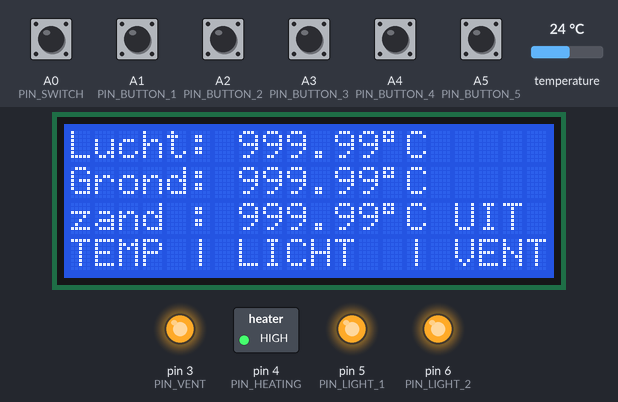
The sketch below on a simulated Arduino Uno, built with avr-gcc and run on an emulated ATmega328P. Shown: 20×4 character LCD, switched loads named in the sketch (green lamp = pin HIGH), output pins drawn as LEDs (lit = HIGH). The inputs (shaded band) are chosen by the test bench; at power-on: A0 (PIN_SWITCH), A1 (PIN_BUTTON_1), A2 (PIN_BUTTON_2), A3 (PIN_BUTTON_3), A4 (PIN_BUTTON_4), A5 (PIN_BUTTON_5) HIGH, temperature 24 °C. EEPROM starts erased.

Above: at 1.3 s.
1.4 s: A0 (PIN_SWITCH) pulled LOW for 1 s
At 2.8 s:
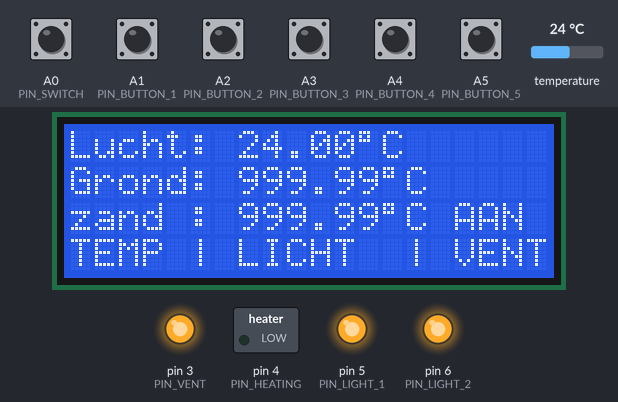
4.5 s: A1 (PIN_BUTTON_1) pulled LOW for 0.15 s
At 5.3 s:
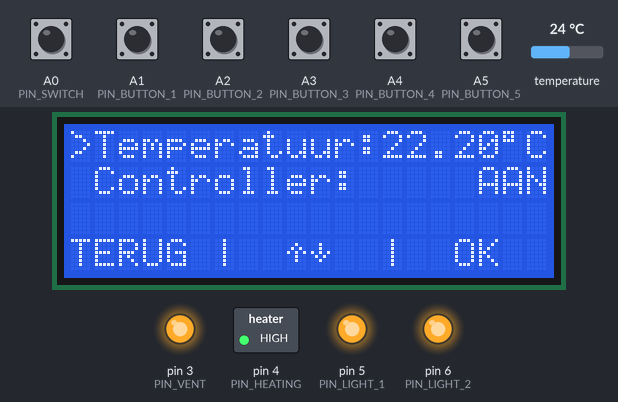
6.1 s: A2 (PIN_BUTTON_2) pulled LOW for 0.15 s
At 6.6 s:
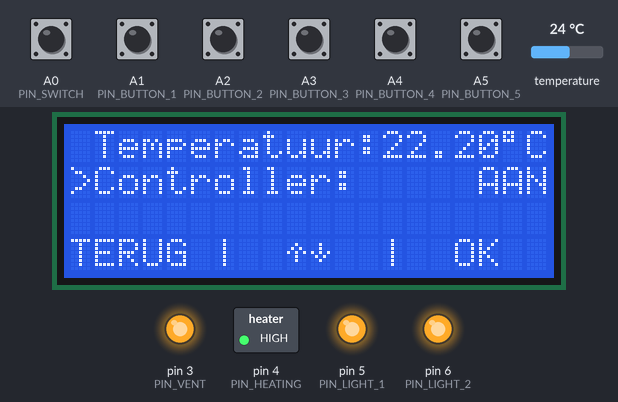
7.7 s: A4 (PIN_BUTTON_4) pulled LOW for 0.15 s
At 8.9 s:
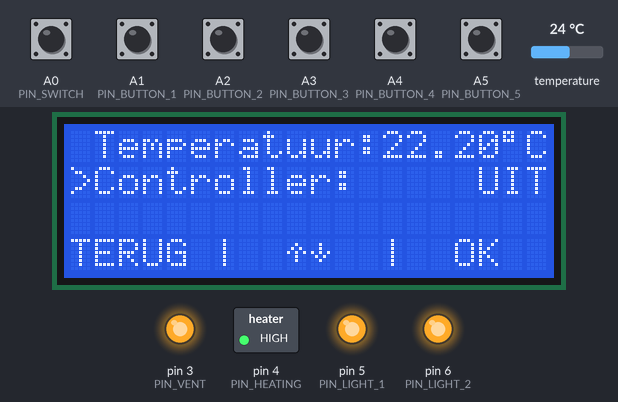
9.3 s: A2 (PIN_BUTTON_2) pulled LOW for 1 s
At 9.58 s:
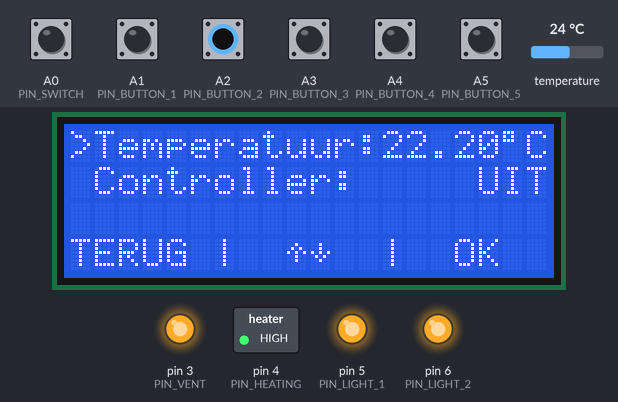
11.8 s: A3 (PIN_BUTTON_3) pulled LOW for 0.15 s
At 12.2 s:
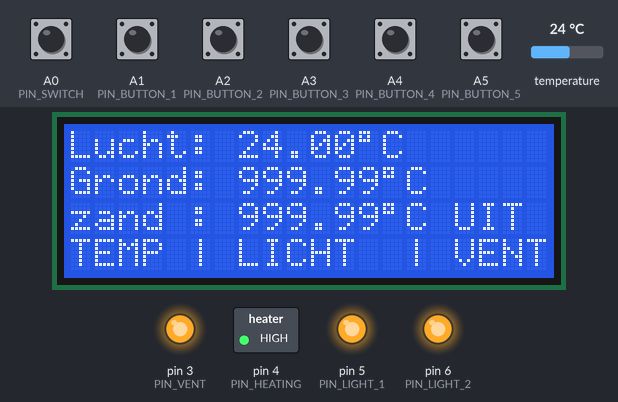
Timing chart, 0 to 14.4 s (numbered marks = the images above; inputs shaded):
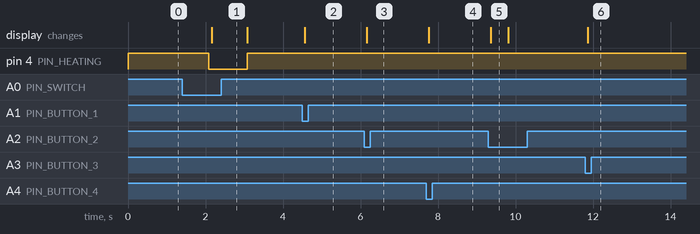

The sketch:

resurrection.ino
```cpp
#include <LiquidCrystal.h>
#include <OneWire.h>

#include "menu.h"
#include "onewirebus.h"

#define PIN_LIGHT_1    5
#define PIN_LIGHT_2    6
#define PIN_VENT       3

#define PIN_ONE_WIRE  7

LiquidCrystal lcd  (13, 12, 8, 9, 10, 11);
OneWireBus bus     (PIN_ONE_WIRE);
Menu   menu        (&lcd, &bus);

void setup(void) {
  // start serial port
//  Serial.begin(9600);

  pinMode (PIN_LIGHT_1, OUTPUT);
  pinMode (PIN_LIGHT_2, OUTPUT);
  pinMode (PIN_VENT, OUTPUT);

  digitalWrite (PIN_LIGHT_1, HIGH);
  digitalWrite (PIN_LIGHT_2, HIGH);
  digitalWrite (PIN_VENT, HIGH);

  // Scan all devices on the one wire interface
  bus.scan ();
}

void loop(void) {
  bus.tick();
  menu.tick();
}
```

button.cpp
```cpp
#include <Arduino.h>

#include "button.h"

Button::Button (int pin) {
  this->pin = pin;

  this->last_state = 1;
  this->state = 1;
  this->debounce = 0;

  pinMode (pin, INPUT);
  digitalWrite (pin, HIGH);
}

ButtonPress
Button::tick () {
  int dr = digitalRead (pin);
  if (dr != this->last_state) {
    debounce = millis ();
  } else {
    if (millis () - debounce > BUTTON_DEBOUNCE_DELAY) {
      if (state != dr) {
        state = dr;

        if (dr == LOW) {
          return BUTTON_PRESS_SINGLE;
        }
      } else {
        if (dr == LOW) {
          if (millis () - debounce > BUTTON_LONG_PRESS) {
            debounce = millis();
            return BUTTON_PRESS_LONG;
          }
        }
      }
    }
  }

  last_state = dr;
  return BUTTON_PRESS_NONE;
}

Switch::Switch (int pin) {
  this->pin = pin;

  pinMode (pin, INPUT);
  digitalWrite (pin, HIGH);
}

int
Switch::get_status () {
  return digitalRead (pin);
}
```

button.h
```cpp
#ifndef __BUTTON_H_
#define __BUTTON_H_

#define BUTTON_DEBOUNCE_DELAY    50
#define BUTTON_LONG_PRESS        500

enum ButtonType {
  BUTTON_1,
  BUTTON_2,
  BUTTON_3,
  BUTTON_UP,
  BUTTON_DOWN,
};

enum ButtonPress {
  BUTTON_PRESS_NONE,
  BUTTON_PRESS_SINGLE,
  BUTTON_PRESS_LONG
};

class Button {
  private:
    int last_state;
    int state;
    unsigned long debounce;

    int pin;

  public:
    Button (int pin);

    ButtonPress tick();
};

class Switch {
  private:
    int pin;

  public:
    Switch (int pin);
    int get_status ();
};

#endif
```

menu.cpp
```cpp
#include "menu.h"

#include "overview.h"

Menu::Menu (LiquidCrystal *lcd, OneWireBus *bus):
  heating (PIN_HEATING),
  all_off (A0),
  button_1 (A1),
  button_2 (A2),
  button_3 (A3),
  button_up (A5),
  button_down (A4)
{
  this->lcd = lcd;
  this->bus = bus;
  this->state = MENU_STATE_STARTUP;
  this->time = 0;

  eeprom_read_block ((void *)&this->set_temp, (const void*) ADDR_TEMP_SET, sizeof (double));
  if (isnan (this->set_temp)) this->set_temp = DEFAULT_TEMP_SET;
  eeprom_read_block ((void *)&this->temp_controller_active, (const void*) ADDR_TEMP_ACTIVE, sizeof (int));

  // Initialize Display
  view = new Overview (this);
  init_lcd ();
}

void
Menu::init_lcd () {
  lcd->begin (20, 4);
  view->get_last_view ()->redraw ();
}

void
Menu::check_heating () {
  double temp;

  if (!temp_controller_active || all_off.get_status ()) {
    if (heating.get_status()) {
      if (heating.set_status (false)) {
        goto beach;
      }
    }
    return;
  }

  temp = bus->getTempSensor(TEMP_PROBE_SET)->getCelsius();
  if (heating.get_status() && temp > (set_temp + TEMP_VARIANCE)) {
    if (heating.set_status (false)) goto beach;
  }

  if (!heating.get_status() && temp < (set_temp - TEMP_VARIANCE)) {
    if (heating.set_status (true)) goto beach;
  }

  return;

beach:
  init_lcd ();
}

void
Menu::tick () {
  View *next;
  next = view->get_last_view (); // TODO cache?

  next->button_click (BUTTON_1, button_1.tick ());
  next->button_click (BUTTON_2, button_2.tick ());
  next->button_click (BUTTON_3, button_3.tick ());
  next->button_click (BUTTON_UP, button_up.tick ());
  next->button_click (BUTTON_DOWN, button_down.tick ());

  if (next->status == VIEW_STATUS_HIDE) {
    View *parent = view->get_parent (next);
    delete next;
    parent->next = 0x00;
    next = parent;
    next->redraw();
  }

  if (millis () - time < 1000) return;
  time = millis();

  check_heating();
  next->update();
}

double
Menu::get_temp (int id) {
  TempSensor *sensor = bus->getTempSensor (id);
  if (sensor) return sensor->getCelsius();
  return WRONG_TEMPERATURE;
}

void
Menu::set_temp_set (double new_temp_set) {
  if (new_temp_set != set_temp) {
    set_temp = new_temp_set;
    eeprom_write_block ((void *)&this->set_temp, (void*) ADDR_TEMP_SET, sizeof (double));
  }
}

void
Menu::set_temp_controller_active (int new_active) {
  if (temp_controller_active != new_active) {
    temp_controller_active = new_active;
    eeprom_write_block ((void *)&this->temp_controller_active, (void*) ADDR_TEMP_ACTIVE, sizeof (int));
  }
}
```

menu.h
```cpp
#ifndef __MENU_H__
#define __MENU_H__

#include <LiquidCrystal.h>
#include <avr/eeprom.h>

#include "onewirebus.h"
#include "output.h"
#include "button.h"
#include "view.h"

// Output Pins
#define PIN_HEATING    4
#define PIN_LIGHT_1    5
#define PIN_LIGHT_2    6
#define PIN_VENT       3

// Input Pins
#define PIN_SWITCH    A0
#define PIN_BUTTON_1  A1
#define PIN_BUTTON_2  A2
#define PIN_BUTTON_3  A3
#define PIN_BUTTON_4  A4
#define PIN_BUTTON_5  A5

// Temperature control
#define DEBOUNCE_DELAY    50
#define DEFAULT_TEMP_SET          (22.2)
#define TEMP_PROBE_SET            (1)
#define TEMP_VARIANCE             (0.3)

// EEPROM Settings
#define ADDR_TEMP_SET             0x0
#define ADDR_TEMP_SET_SIZE        (sizeof (double))
#define ADDR_TEMP_ACTIVE          (ADDR_TEMP_SET + ADDR_TEMP_SET_SIZE)
#define ADDR_TEMP_ACTIVE_SIZE     (sizeof (int))

enum MenuState {
  MENU_STATE_STARTUP,
  MENU_STATE_OVERVIEW,
  MENU_STATE_CONFIG_TEMP
};

class Menu {
  public:
    LiquidCrystal *lcd;
    OneWireBus *bus;
    int state;
    unsigned long time;

    // Buttons
    Switch all_off;
    Button button_1;
    Button button_2;
    Button button_3;
    Button button_up;
    Button button_down;

    void check_button_1();
    void check_button_2();
    void check_button_3();
    void check_button_up();
    void check_button_down();

    // Output
    Output heating;

    // View
    View *view;

    // Temp controller
    int temp_controller_active;
    double set_temp;
    void check_heating ();

  public:
    Menu (LiquidCrystal *lc, OneWireBus *bus);

    double get_temp (int id);

    void set_temp_set (double new_temp_set);
    void set_temp_controller_active (int new_active);

    void init_lcd ();
    void tick ();
};

#endif
```

onewirebus.cpp
```cpp
#include "onewirebus.h"

OneWireBus::OneWireBus (uint8_t pin) {
  ow = new OneWire (pin);
  addr_count = 0;
  tick_id = 0;
  tick_state = TICK_STATE_REQUEST;
  for (int i=0; i<ONE_WIRE_BUS_MAX_DEVICES; i++)
    sensors[i] = NULL;
}

void OneWireBus::scan () {
  byte device_found;

  ow->reset_search ();
  addr_count = 0;

  do {
    device_found = ow->search (addr[addr_count]);
    if (device_found) {
      addr_count += 1;
    }
  } while (device_found);
}

void OneWireBus::dump () {
  Serial.println ("OneWireBus:");
  Serial.print ("Devices found:");
  Serial.println (addr_count);
  for (int j=0; j<addr_count; j++) {
    Serial.print("\t(");
    Serial.print(j);
    Serial.print(") R:");
    for(int i = 0; i < 8; i++) {
      Serial.print(addr[j][i], HEX);
      Serial.print(" ");
    }

    if ( OneWire::crc8( addr[j], 7) != addr[j][7]) {
        Serial.print("CRC is not valid!\n");
        return;
    }

    if ( addr[j][0] == 0x10) {
        Serial.print("Device is a DS18S20 family device.\n");
    }
    else if ( addr[j][0] == 0x28) {
        Serial.print("Device is a DS18B20 family device.\n");
    }
    else {
        Serial.print("Device family is not recognized: 0x");
        Serial.println(addr[j][0],HEX);
        return;
    }
  };
}

void OneWireBus::tick () {
  if (tick_state == TICK_STATE_REQUEST) {
    getTempSensor (tick_id)->requestTemperature();
    tick_delay = millis();
    tick_state = TICK_STATE_WAITING;
    if (tick_delay + ONE_WIRE_DELAY_BETWEEN_DEVICES < ONE_WIRE_DELAY_BETWEEN_DEVICES) {
      tick_delay = 0;
    }
  } else if (tick_state == TICK_STATE_WAITING) {
    if (millis () - tick_delay > ONE_WIRE_DELAY_BEFORE_READ) {
      tick_state = TICK_STATE_READ;
    }
  } else if (tick_state == TICK_STATE_READ) {
    getTempSensor (tick_id)->readTemperature();

    tick_id += 1;
    if (tick_id == addr_count) tick_id = 0;
    tick_state = TICK_STATE_DONE;
    tick_delay = millis ();
    if (tick_delay + ONE_WIRE_DELAY_BETWEEN_DEVICES < ONE_WIRE_DELAY_BETWEEN_DEVICES) {
      tick_delay = 0;
    }
  } else if (tick_state == TICK_STATE_DONE) {
    if (millis () - tick_delay > ONE_WIRE_DELAY_BETWEEN_DEVICES) {
      tick_state = TICK_STATE_REQUEST;
    }
  }
}

TempSensor *OneWireBus::getTempSensor (int id) {
  if (id >= addr_count)
    return NULL;

  if (sensors[id] != NULL)
    return sensors[id];

  sensors[id] = new TempSensor (addr[id], ow);
  return sensors[id];
}

TempSensor *OneWireBus::getTempSensorByAddr (byte addr[8]) {
  for (int id=0; id<addr_count; id++) {
    byte match = true;
    for (int i=0; i<8; i++) {
      if (addr[i] != this->addr[id][i]) {
        match = false;
        break;
      }
    }
    if (!match)
      continue;
    return getTempSensor (id);
  }
  return NULL;
}

void OneWireBus::detect_finger_reset () {
  for (int i=0; i<ONE_WIRE_BUS_MAX_DEVICES; i++)
      finger_temp[i] = WRONG_TEMPERATURE;
}

byte OneWireBus::detect_finger_scan (TempSensor **sensor) {
  for (int i=0; i<addr_count; i++) {
    TempSensor *ts = getTempSensor (i);

    if (finger_temp[i] == WRONG_TEMPERATURE) {
      finger_temp[i] = ts->getCelsius ();
    }

    if (ts->getCelsius () - finger_temp[i] > ONE_WIRE_DETECT_FINGER_DIFF) {
      *sensor = ts;
      return true;
    }
  }
  return false;
}
```

onewirebus.h
```cpp
#ifndef ONE_WIRE_BUS_H
#define ONE_WIRE_BUS_H

#include <Arduino.h>
#include <OneWire.h>

#include "tempsensor.h"

#define ONE_WIRE_BUS_MAX_DEVICES           5
#define ONE_WIRE_DELAY_BEFORE_READ         1000
#define ONE_WIRE_DELAY_BETWEEN_DEVICES     1000
#define ONE_WIRE_DETECT_FINGER_DIFF        2

#define TICK_STATE_REQUEST   1
#define TICK_STATE_WAITING   2
#define TICK_STATE_READ      3
#define TICK_STATE_DONE      4

class OneWireBus {
private:
  OneWire *ow;
  byte addr[ONE_WIRE_BUS_MAX_DEVICES][8];
  byte addr_count;
  TempSensor *sensors[ONE_WIRE_BUS_MAX_DEVICES];

  // detect finger
  float finger_temp[ONE_WIRE_BUS_MAX_DEVICES];

  // tick management
  byte tick_id;
  byte tick_state;
  unsigned long tick_delay;
public:
  OneWireBus (uint8_t pin);

  void scan ();
  int getDeviceCount () {return addr_count;};
  TempSensor *getTempSensor (int id);
  TempSensor *getTempSensorByAddr (byte addr[8]);
  void dump ();

  // Detect a sensor by touching it with your finger
  void detect_finger_reset ();
  byte detect_finger_scan (TempSensor **sensor);

  void tick ();
};

#endif
```

output.cpp
```cpp
#include <Arduino.h>

#include "output.h"

Output::Output (int p) {
  this->pin = p;
  this->status = false;

  pinMode (this->pin, OUTPUT);
  digitalWrite (this->pin, HIGH);
}

int
Output::set_status (int new_status) {
  if (status == new_status) {
    return false;
  }

  if (new_status == true) {
    digitalWrite (this->pin, LOW);
    this->status = true;
    return true;
  } else {
    digitalWrite (this->pin, HIGH);
    this->status = false;
    return false;
  }
}
```

output.h
```cpp
#ifndef __OUTPUT_H_
#define __OUTPUT_H_

class Output {
  private:
    int pin;
    int status;

  public:
    Output (int pin);
    int get_status () {return status;};
    int set_status (int new_status);
};

#endif
```

overview.cpp
```cpp
#include "overview.h"

#include <Arduino.h>

int offset = 0;

Overview::Overview (Menu *menu) {
  this->menu = menu;

  this->last_air_temp = 0;
  this->last_ground_temp = 0;
  this->last_sand_temp = 0;
  this->last_heating_on = 3;
}

void write_temp_line (LiquidCrystal *lcd, int xpos, int ypos, char *name, double temp) {
  lcd->setCursor (xpos, ypos);
  lcd->print (name);
  lcd->print (": ");
  lcd->print (temp);
  lcd->print ((char)223);
  lcd->print ("C");
}

void write_temp (LiquidCrystal *lcd, int xpos, int ypos, double temp) {
  lcd->setCursor (xpos, ypos);
  lcd->print (temp);
  lcd->print ((char)223);
  lcd->print ("C ");
}

void
Overview::redraw () {
  menu->lcd->clear ();

  if (next) {
    delete next;
    next = 0x00;
  }

  // Write temperatures
  write_temp_line (menu->lcd, 0, 0, "Lucht", menu->get_temp (0));
  write_temp_line (menu->lcd, 0, 1, "Grond", menu->get_temp (2));
  write_temp_line (menu->lcd, 0, 2, "zand ", menu->get_temp (1));

  // Write Menu items
  menu->lcd->setCursor (0, 3);
  if (!next)
    menu->lcd->print ("TEMP | LICHT  | VENT");

  update();
}

void
Overview::update () {
  double temp = menu->get_temp (0);
  if (temp != last_air_temp - offset) {
    write_temp (menu->lcd, 7, 0, temp + offset);
    last_air_temp = temp;
  }
  temp = menu->get_temp (1);
  if (temp != last_sand_temp) {
    write_temp (menu->lcd, 7, 2, temp);
    last_sand_temp = temp;
  }
  temp = menu->get_temp (2);
  if (temp != last_ground_temp) {
    write_temp (menu->lcd, 7, 1, temp);
    last_ground_temp = temp;
  }

  // Write heating on
  menu->lcd->setCursor (16, 2);
  if (menu->heating.get_status()) {
    menu->lcd->print ("AAN");
  } else {
    menu->lcd->print ("UIT");
  }
}

void
Overview::button_click(int id, ButtonPress button_press) {
  if (button_press == BUTTON_PRESS_NONE) return;

  if (id == BUTTON_1) {
    next = new ConfigTempView (menu);
    next->redraw();
  }
}

ConfigTempView::ConfigTempView (Menu *menu) {
  this->menu = menu;

  this->set_temp = menu->set_temp;
  this->temp_controller_active = menu->temp_controller_active;
  this->idx = 0;
}

byte char_right[8] = {
  B10000,
  B01100,
  B00010,
  B00001,
  B00010,
  B01100,
  B10000,
};

byte char_up[8] = {
  B00000,
  B00100,
  B01010,
  B10101,
  B00100,
  B00100,
  B00000,
};

byte char_down[8] = {
  B00000,
  B00100,
  B00100,
  B10101,
  B01010,
  B00100,
  B00000,
};

void
ConfigTempView::redraw () {
  menu->lcd->createChar (0, char_right);
  menu->lcd->createChar (1, char_up);
  menu->lcd->createChar (2, char_down);
  menu->lcd->clear ();
  // 1. Set temperatuur
  menu->lcd->setCursor (1, 0);
  menu->lcd->print ("Temperatuur:");
  write_temp (menu->lcd, 13, 0, set_temp);
  // 2. Controller aan/uit
  menu->lcd->setCursor (1, 1);
  menu->lcd->print ("Controller:");
  menu->lcd->setCursor (17, 1);
  if (temp_controller_active) {
    menu->lcd->print ("AAN");
  } else {
    menu->lcd->print ("UIT");
  }

  menu->lcd->setCursor (0, 3);
  menu->lcd->print ("TERUG |  ");
  menu->lcd->write (byte (1));
  menu->lcd->write (byte (2));
  menu->lcd->print ("  |  OK");

  menu->lcd->setCursor (0, idx);
  menu->lcd->write (byte(0));
}

void
ConfigTempView::update () {
}

void
ConfigTempView::button_click(int id, ButtonPress button_press) {
  if (button_press == BUTTON_PRESS_NONE) return;

  if (id == BUTTON_UP) {
    if (idx == 0)
      if (set_temp < 30) set_temp += (button_press == BUTTON_PRESS_SINGLE ? 0.1 : 1.0);
    if (idx == 1)
      temp_controller_active = !temp_controller_active;
    redraw();
  }

  if (id == BUTTON_DOWN) {
    if (idx == 0)
      if (set_temp > 10) set_temp -= (button_press == BUTTON_PRESS_SINGLE ? 0.1 : 1.0);
    if (idx == 1)
      temp_controller_active = !temp_controller_active;
    redraw();
  }

  if (id == BUTTON_2) {
    if(++idx == 2) idx = 0;
    redraw();
  }

  if (id == BUTTON_1) {
    status = VIEW_STATUS_HIDE;
  }

  if (id == BUTTON_3) {
    menu->set_temp_set (set_temp);
    menu->set_temp_controller_active (temp_controller_active);
    status = VIEW_STATUS_HIDE;
  }
}
```

overview.h
```cpp
#ifndef __OVERVIEW_H_
#define __OVERVIEW_H_

#include "view.h"
#include "menu.h"

class Overview: public View {
  private:
    Menu* menu;

    double last_air_temp;
    double last_ground_temp;
    double last_sand_temp;
    double last_heating_on;

  public:
    Overview (Menu *menu);

    virtual void redraw();
    virtual void update();
    virtual void button_click(int id, ButtonPress button_press);
};

class ConfigTempView: public View {
  private:
    Menu *menu;

    int idx;
    double set_temp;
    int temp_controller_active;

  public:
    ConfigTempView (Menu *menu);

    virtual void redraw();
    virtual void update();
    virtual void button_click(int id, ButtonPress button_press);
};

#endif
```

tempsensor.cpp
```cpp
#include "tempsensor.h"

TempSensor::TempSensor (byte addr[8], OneWire *ow) {
  for (int i=0; i<8; i++)
    this->addr[i] = addr[i];
  this->ow = ow;
  this->lastTemp = WRONG_TEMPERATURE;

  switch (addr[0]) {
    case 0x10:
      // Chip = DS18S20 or old DS1820
      type_s = 1;
      break;
    case 0x28:
      // Chip = DS18B20
      type_s = 0;
      break;
    case 0x22:
      // Chip = DS1822
      type_s = 0;
      break;
    default:
      // Device is not a DS18x20 family device.
      lastTemp = WRONG_TEMPERATURE;
  }
};

void TempSensor::print_addr () {
  for (int i=0; i<8; i++) {
    Serial.print (addr[i], HEX);
    Serial.print (" ");
  }
}

void TempSensor::requestTemperature () {
  ow->reset();
  ow->select(addr);
  ow->write(0x44, 1);        // start conversion, with parasite power on at the end
}

void TempSensor::readTemperature () {
  byte i;
  byte present = 0;
  byte data[12];

  present = ow->reset();
  ow->select(addr);
  ow->write(0xBE);         // Read Scratchpad

  for ( i = 0; i < 9; i++) {           // we need 9 bytes
    data[i] = ow->read();
  }

  int16_t raw = (data[1] << 8) | data[0];
  if (type_s) {
    raw = raw << 3; // 9 bit resolution default
    if (data[7] == 0x10) {
      // "count remain" gives full 12 bit resolution
      raw = (raw & 0xFFF0) + 12 - data[6];
    }
  } else {
    byte cfg = (data[4] & 0x60);
    // at lower res, the low bits are undefined, so let's zero them
    if (cfg == 0x00) raw = raw & ~7;  // 9 bit resolution, 93.75 ms
    else if (cfg == 0x20) raw = raw & ~3; // 10 bit res, 187.5 ms
    else if (cfg == 0x40) raw = raw & ~1; // 11 bit res, 375 ms
    //// default is 12 bit resolution, 750 ms conversion time
  }

  lastTemp = (float)raw / 16.0;
}
```

tempsensor.h
```cpp
#ifndef TEMP_SENSOR_H
#define TEMP_SENSOR_H

#include <Arduino.h>
#include <OneWire.h>

#define WRONG_TEMPERATURE    999.99

class TempSensor {
  private:
    OneWire *ow;
    byte addr[8];
    byte type_s;
    float lastTemp;
  public:
    TempSensor (byte addr[8], OneWire *ow);
    void print_addr ();

    float getCelsius () {return lastTemp;};

    void requestTemperature ();
    void readTemperature ();
};

#endif
```

Source omitted: view.cpp (509 bytes), view.h (390 bytes)

Measured:
- after the input at 1.4 s, pin 4 (PIN_HEATING): HIGH → LOW after 0.68 s, → HIGH 1.0 s later; the display: changes after 0.76 s (image 1)
- after the input at 4.5 s, the display: changes after 0.06 s (image 2)
- after the input at 6.1 s, the display: changes after 0.06 s (image 3)
- after the input at 7.7 s, the display: changes after 0.06 s (image 4)
- after the input at 9.3 s, the display: changes after 0.06 s (image 5)
- after the input at 11.8 s, the display: changes after 0.07 s (image 6)
- what the display in image 5 shows lasts 0.4 s, from 9.4 s to 9.8 s
